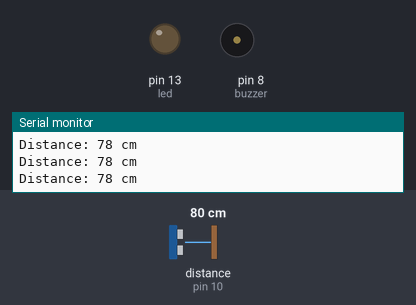
Recording of a sketch running on a simulated Arduino Uno, built with avr-gcc and run on an emulated ATmega328P. On the bench: output pins drawn as LEDs (lit = HIGH), buzzer (waves = sounding), the last lines printed to the serial monitor. Wiring (inferred from the names in the program): ultrasonic range finder: trigger pin 9; echo pin 10. The test bench sets the inputs (shaded band); at power-on: distance to the obstacle (sensor on pin 10) 80 cm. The echo pulse lasts 58.3 µs per cm; pins used as bus, display or sensor lines are not drawn.

Above: at 1.2 s.
1.3 s: distance to the obstacle (sensor on pin 10) set to 23 cm
2.8 s: distance to the obstacle (sensor on pin 10) set to 18 cm
At 4.3 s:
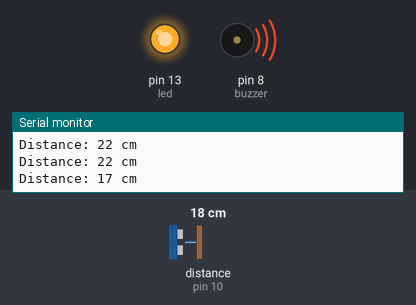
5.8 s: distance to the obstacle (sensor on pin 10) set to 35 cm
At 6.6 s:
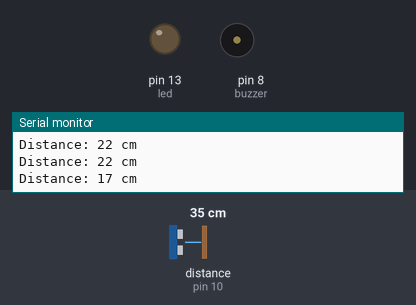
7.3 s: distance to the obstacle (sensor on pin 10) set to 2 cm
At 8.31 s:
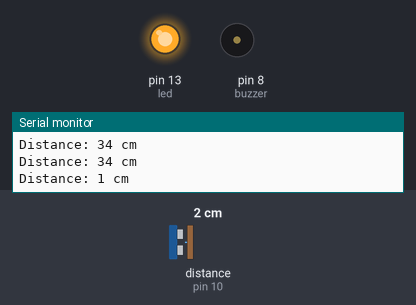
Timing chart, 0 to 10.8 s (numbered marks = the images above; inputs shaded):
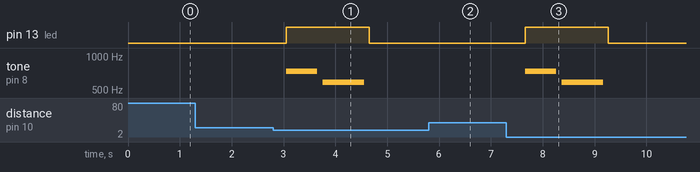

Measured:
- the behaviour switches between 21 and 20 cm on distance to the obstacle (sensor on pin 10) (found by bisection; images 0 and 1)
- after the input at 2.8 s, pin 13 (led): LOW → HIGH after 0.25 s, → LOW 1.6 s later; tone on pin 8 (buzzer): silent → 736 Hz after 0.25 s, → silent 0.60 s later, → 586 Hz 0.10 s later, → silent 0.80 s later
- after the input at 5.8 s, pin 13 (led): stays LOW (without the input it goes to HIGH after 1.3 s); tone on pin 8 (buzzer): stays silent (without the input it goes to 736 Hz after 1.3 s)
- after the input at 7.3 s, pin 13 (led): LOW → HIGH after 0.36 s, → LOW 1.6 s later; tone on pin 8 (buzzer): silent → 736 Hz after 0.36 s, → silent 0.60 s later, → 586 Hz 0.10 s later, → silent 0.80 s later

The sketch:

code.ino
```cpp
int trig = 9;
int echo = 10;
int buzzer = 8;
int led = 13;
long duration;
int distance;

void setup() {
  pinMode(trig, OUTPUT);
  pinMode(echo, INPUT);
  pinMode(buzzer, OUTPUT);
  pinMode(led, OUTPUT);
  Serial.begin(9600);
}

void loop() {
  digitalWrite(trig, LOW);
  delayMicroseconds(2);
  digitalWrite(trig, HIGH);
  delayMicroseconds(10);
  digitalWrite(trig, LOW);


  duration = pulseIn(echo, HIGH, 30000);
  distance = duration * 0.034 / 2;


  Serial.print("Distance: ");
  Serial.print(distance);
  Serial.println(" cm");


  if (distance > 0 && distance < 20) {
    delay(200);
    digitalWrite(led, HIGH);


    tone(buzzer, 736, 600);
    delay(700);
    tone(buzzer, 586, 800);
    delay(900);
    noTone(buzzer);

    digitalWrite(led, LOW);
    delay(2000);
  }

  delay(200);
}
```
